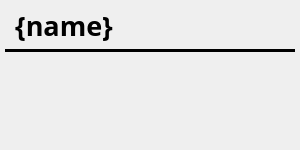
<?xml version="1.0" encoding="UTF-8"?>
<ui version="4.0">
 <class>Form</class>
 <widget class="QWidget" name="Form">
  <property name="geometry">
   <rect>
    <x>0</x>
    <y>0</y>
    <width>300</width>
    <height>150</height>
   </rect>
  </property>
  <property name="sizePolicy">
   <sizepolicy hsizetype="Preferred" vsizetype="Preferred">
    <horstretch>0</horstretch>
    <verstretch>0</verstretch>
   </sizepolicy>
  </property>
  <property name="minimumSize">
   <size>
    <width>300</width>
    <height>150</height>
   </size>
  </property>
  <property name="maximumSize">
   <size>
    <width>600</width>
    <height>300</height>
   </size>
  </property>
  <property name="sizeIncrement">
   <size>
    <width>1</width>
    <height>1</height>
   </size>
  </property>
  <property name="baseSize">
   <size>
    <width>400</width>
    <height>200</height>
   </size>
  </property>
  <property name="windowTitle">
   <string>Form</string>
  </property>
  <layout class="QVBoxLayout" name="main_layout" stretch="0,0,2,1">
   <property name="spacing">
    <number>3</number>
   </property>
   <property name="sizeConstraint">
    <enum>QLayout::SetDefaultConstraint</enum>
   </property>
   <property name="leftMargin">
    <number>5</number>
   </property>
   <property name="topMargin">
    <number>5</number>
   </property>
   <property name="rightMargin">
    <number>5</number>
   </property>
   <property name="bottomMargin">
    <number>5</number>
   </property>
   <item>
    <layout class="QHBoxLayout" name="button_layout" stretch="1,0">
     <property name="spacing">
      <number>2</number>
     </property>
     <property name="leftMargin">
      <number>10</number>
     </property>
     <property name="topMargin">
      <number>2</number>
     </property>
     <property name="rightMargin">
      <number>2</number>
     </property>
     <property name="bottomMargin">
      <number>2</number>
     </property>
     <item alignment="Qt::AlignLeft">
      <widget class="QLabel" name="name_label">
       <property name="sizePolicy">
        <sizepolicy hsizetype="Preferred" vsizetype="Preferred">
         <horstretch>0</horstretch>
         <verstretch>0</verstretch>
        </sizepolicy>
       </property>
       <property name="font">
        <font>
         <family>Sans Serif</family>
         <pointsize>20</pointsize>
         <weight>75</weight>
         <bold>true</bold>
         <kerning>true</kerning>
        </font>
       </property>
       <property name="text">
        <string>{name}</string>
       </property>
       <property name="scaledContents">
        <bool>false</bool>
       </property>
       <property name="alignment">
        <set>Qt::AlignCenter</set>
       </property>
      </widget>
     </item>
     <item>
      <spacer name="horizontalSpacer">
       <property name="orientation">
        <enum>Qt::Horizontal</enum>
       </property>
       <property name="sizeHint" stdset="0">
        <size>
         <width>40</width>
         <height>20</height>
        </size>
       </property>
      </spacer>
     </item>
    </layout>
   </item>
   <item>
    <widget class="QFrame" name="underline">
     <property name="autoFillBackground">
      <bool>false</bool>
     </property>
     <property name="styleSheet">
      <string notr="true"/>
     </property>
     <property name="frameShape">
      <enum>QFrame::HLine</enum>
     </property>
     <property name="frameShadow">
      <enum>QFrame::Plain</enum>
     </property>
     <property name="lineWidth">
      <number>10</number>
     </property>
    </widget>
   </item>
   <item>
    <widget class="TyphonPanel" name="hint_panel">
     <property name="toolTip">
      <string/>
     </property>
     <property name="whatsThis">
      <string>
    Panel of Signals for Device
    </string>
     </property>
     <property name="showNormal" stdset="0">
      <bool>true</bool>
     </property>
     <property name="showConfig" stdset="0">
      <bool>false</bool>
     </property>
     <property name="showOmitted" stdset="0">
      <bool>false</bool>
     </property>
    </widget>
   </item>
   <item>
    <spacer name="verticalSpacer">
     <property name="orientation">
      <enum>Qt::Vertical</enum>
     </property>
     <property name="sizeHint" stdset="0">
      <size>
       <width>20</width>
       <height>40</height>
      </size>
     </property>
    </spacer>
   </item>
  </layout>
 </widget>
 <customwidgets>
  <customwidget>
   <class>TyphonPanel</class>
   <extends>QWidget</extends>
   <header>typhon.signal</header>
  </customwidget>
 </customwidgets>
 <resources/>
 <connections/>
</ui>
